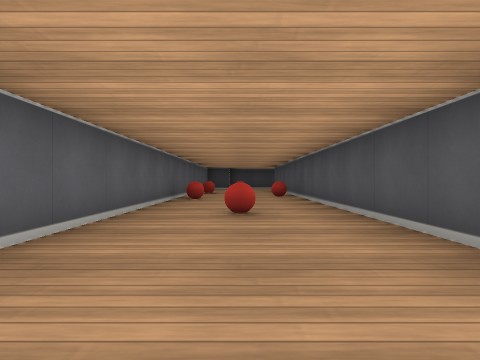
[1] (above)

18 first-person views from a walk through a cub3D ray-caster map. The camera is about half as high as the walls, looks level and sees 75° across. The floor is counted in squares. Each view is taken from the middle of a square. On the plan, view 1 faces up. The plan holds only what a view shows up to about 9 squares ahead; the rest is blank.

[2]
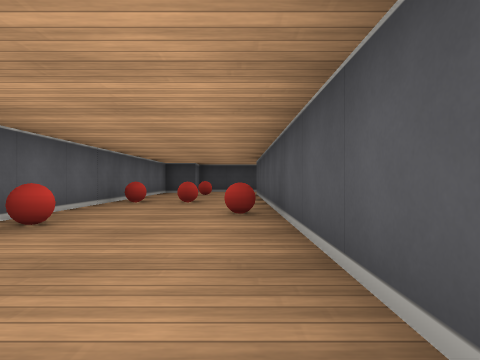

[3]
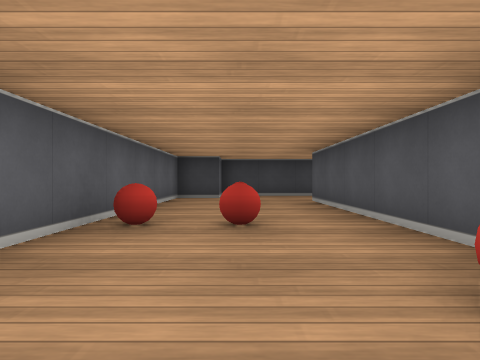

[4]
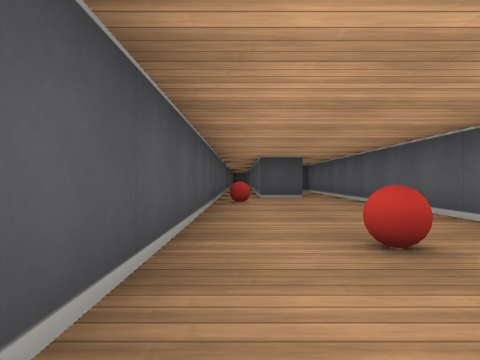

[5]
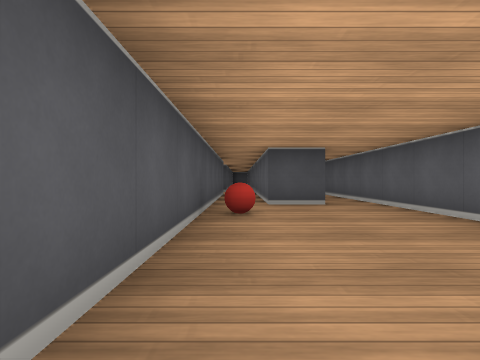

[6]
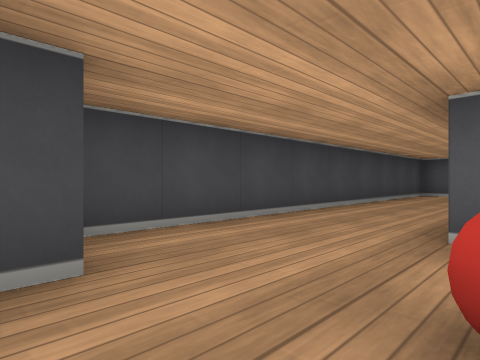

[7]
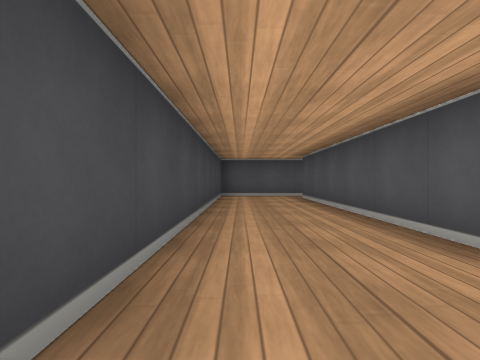

[8]
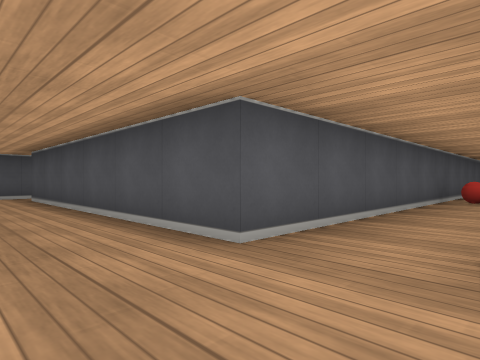

[9]
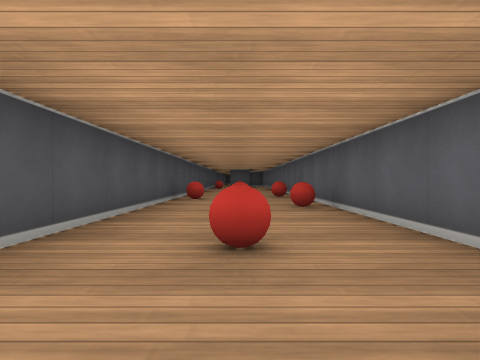

[10]
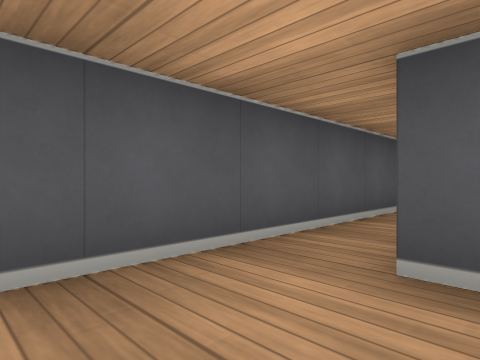

[11]
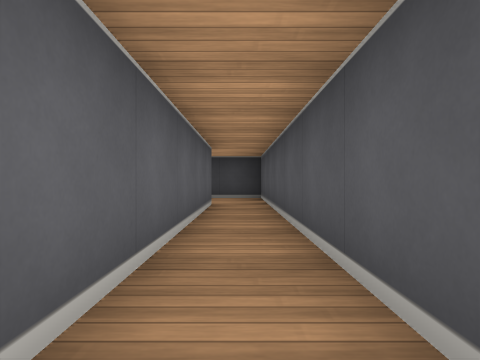

[12]
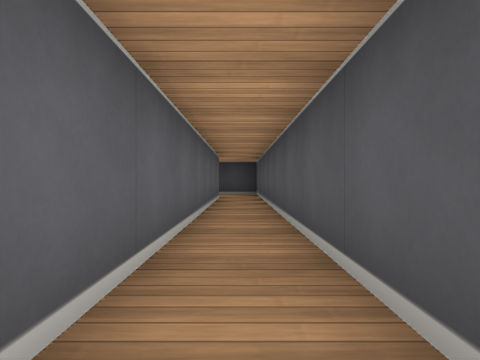

[13]
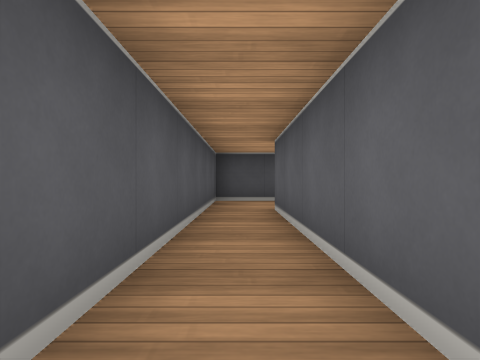

[14]
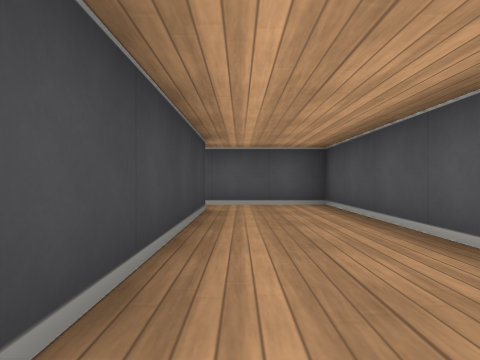

[15]
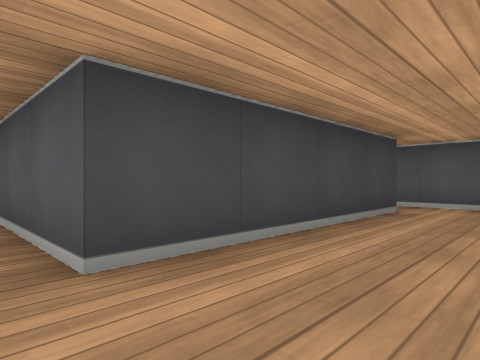

[16]
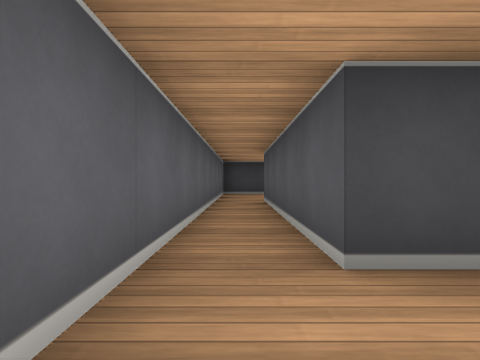

[17]
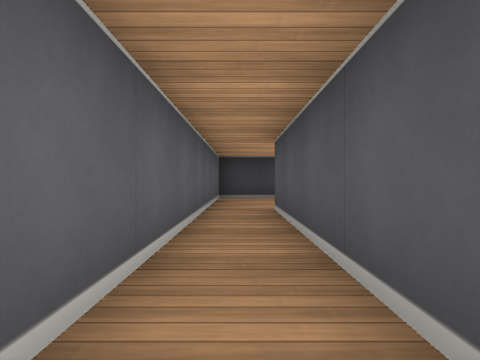

[18]
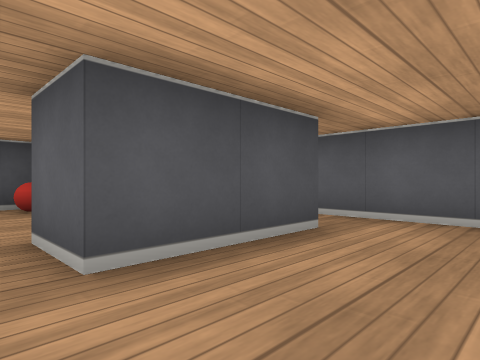

### Floor plan
Ten units are one square. View 1 is at (0, 0); x grows to the right and y downward. Boxes are objects, and circles mark ways between rooms. Rooms are numbered by the first view taken in them; rooms with no view inside come last. Other rooms are left out.
<svg viewBox="-20 -160 110 215">
<path fill="none" stroke="#000" d="M-6 15 5 15 5 46M15 49 15 -135 75 -135M85 -135 85 -155 -5 -155 -5 -145 -15 -145 -15 50M49 -25 85 -25 85 -135M25 -95 25 -36M75 -135 75 -45 35 -45 35 -95M39 -125 25 -125M35 -95 55 -95M25 -122 25 -95M49 -55 54 -55M55 -95 55 -85"/>
<rect x="-15" y="-75" width="10" height="10" fill="#bbb"><title>ball</title></rect>
<rect x="-15" y="-105" width="10" height="10" fill="#bbb"><title>ball</title></rect>
<rect x="-5" y="-45" width="10" height="10" fill="#bbb"><title>ball</title></rect>
<rect x="-5" y="-105" width="10" height="10" fill="#bbb"><title>ball</title></rect>
<rect x="-5" y="-135" width="10" height="10" fill="#bbb"><title>ball</title></rect>
<rect x="5" y="-5" width="10" height="10" fill="#bbb"><title>ball</title></rect>
<rect x="5" y="-85" width="10" height="10" fill="#bbb"><title>ball</title></rect>
<rect x="45" y="-65" width="10" height="10" fill="#bbb"><title>ball</title></rect>
<circle cx="80" cy="-140" r="3" fill="#2a7"/>
<circle cx="30" cy="-90" r="3" fill="#2a7"/>
<circle cx="60" cy="-100" r="3" fill="#2a7"/>
<text x="10" y="-40">1</text>
<text x="60" y="-40">2</text>
<text x="40" y="-110">3</text>
<text x="60" y="-70">4</text>
</svg>
Room 1 opens to room 2. Room 2 opens to room 3. Room 3 opens to room 4.

Where each view was taken, in squares from view 1:
view 1: 0 up, 0 right, facing up
view 2: 4 up, 1 right, facing up
view 3: 7 up, 0 right, facing up
view 4: 6 up, 1 right, facing down
view 5: 4 up, 1 right, facing down
view 6: 13 up, 1 left, facing up-right
view 7: 15 up, 0 right, facing right
view 8: 15 up, 0 right, facing down-right
view 9: 15 up, 0 right, facing down
view 10: 15 up, 7 right, facing down-right
view 11: 8 up, 8 right, facing up
view 12: 6 up, 8 right, facing up
view 13: 9 up, 8 right, facing down
view 14: 4 up, 3 right, facing right
view 15: 3 up, 3 right, facing up-right
view 16: 3 up, 3 right, facing up
view 17: 5 up, 3 right, facing up
view 18: 11 up, 6 right, facing down-left
